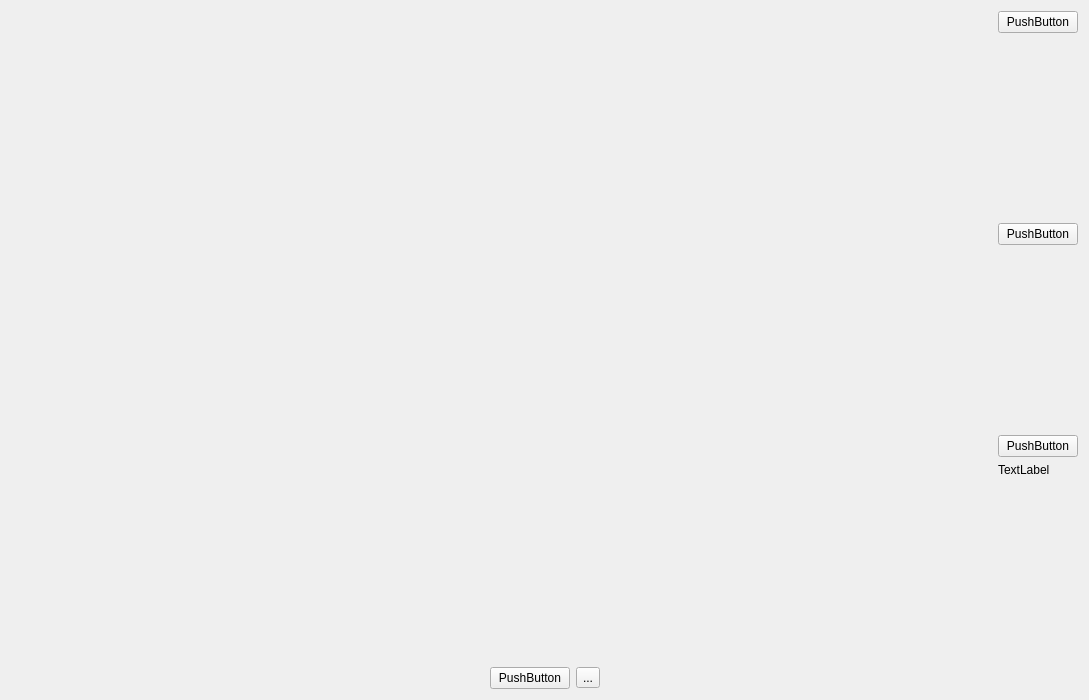
<?xml version="1.0" encoding="UTF-8"?>
<ui version="4.0">
 <class>Form</class>
 <widget class="QWidget" name="Form">
  <property name="geometry">
   <rect>
    <x>0</x>
    <y>0</y>
    <width>1089</width>
    <height>700</height>
   </rect>
  </property>
  <property name="minimumSize">
   <size>
    <width>0</width>
    <height>700</height>
   </size>
  </property>
  <property name="windowTitle">
   <string>Form</string>
  </property>
  <layout class="QGridLayout" name="gridLayout_3">
   <item row="1" column="0">
    <layout class="QGridLayout" name="gridLayout_6"/>
   </item>
   <item row="0" column="1">
    <layout class="QGridLayout" name="gridLayout_4"/>
   </item>
   <item row="0" column="0">
    <layout class="QGridLayout" name="gridLayout_2"/>
   </item>
   <item row="2" column="0" colspan="3">
    <layout class="QGridLayout" name="gridLayout">
     <item row="0" column="1">
      <widget class="QPushButton" name="pushButton">
       <property name="text">
        <string>PushButton</string>
       </property>
      </widget>
     </item>
     <item row="0" column="2">
      <widget class="QToolButton" name="toolButton">
       <property name="text">
        <string>...</string>
       </property>
      </widget>
     </item>
     <item row="0" column="0">
      <spacer name="horizontalSpacer">
       <property name="orientation">
        <enum>Qt::Horizontal</enum>
       </property>
       <property name="sizeHint" stdset="0">
        <size>
         <width>40</width>
         <height>20</height>
        </size>
       </property>
      </spacer>
     </item>
     <item row="0" column="3">
      <spacer name="horizontalSpacer_2">
       <property name="orientation">
        <enum>Qt::Horizontal</enum>
       </property>
       <property name="sizeHint" stdset="0">
        <size>
         <width>40</width>
         <height>20</height>
        </size>
       </property>
      </spacer>
     </item>
    </layout>
   </item>
   <item row="1" column="1">
    <widget class="QWidget" name="widget" native="true">
     <property name="minimumSize">
      <size>
       <width>0</width>
       <height>500</height>
      </size>
     </property>
    </widget>
   </item>
   <item row="0" column="2" rowspan="2">
    <layout class="QGridLayout" name="gridLayout_5">
     <item row="0" column="0">
      <layout class="QVBoxLayout" name="verticalLayout">
       <item>
        <widget class="QPushButton" name="pushButton_2">
         <property name="text">
          <string>PushButton</string>
         </property>
        </widget>
       </item>
       <item>
        <spacer name="verticalSpacer_3">
         <property name="orientation">
          <enum>Qt::Vertical</enum>
         </property>
         <property name="sizeHint" stdset="0">
          <size>
           <width>20</width>
           <height>40</height>
          </size>
         </property>
        </spacer>
       </item>
       <item>
        <widget class="QPushButton" name="pushButton_3">
         <property name="text">
          <string>PushButton</string>
         </property>
        </widget>
       </item>
       <item>
        <spacer name="verticalSpacer_2">
         <property name="orientation">
          <enum>Qt::Vertical</enum>
         </property>
         <property name="sizeHint" stdset="0">
          <size>
           <width>20</width>
           <height>40</height>
          </size>
         </property>
        </spacer>
       </item>
       <item>
        <widget class="QPushButton" name="pushButton_4">
         <property name="text">
          <string>PushButton</string>
         </property>
        </widget>
       </item>
       <item>
        <widget class="QLabel" name="label">
         <property name="sizePolicy">
          <sizepolicy hsizetype="Fixed" vsizetype="Preferred">
           <horstretch>0</horstretch>
           <verstretch>0</verstretch>
          </sizepolicy>
         </property>
         <property name="text">
          <string>TextLabel</string>
         </property>
        </widget>
       </item>
       <item>
        <spacer name="verticalSpacer">
         <property name="orientation">
          <enum>Qt::Vertical</enum>
         </property>
         <property name="sizeHint" stdset="0">
          <size>
           <width>20</width>
           <height>40</height>
          </size>
         </property>
        </spacer>
       </item>
      </layout>
     </item>
    </layout>
   </item>
  </layout>
 </widget>
 <resources/>
 <connections/>
</ui>
